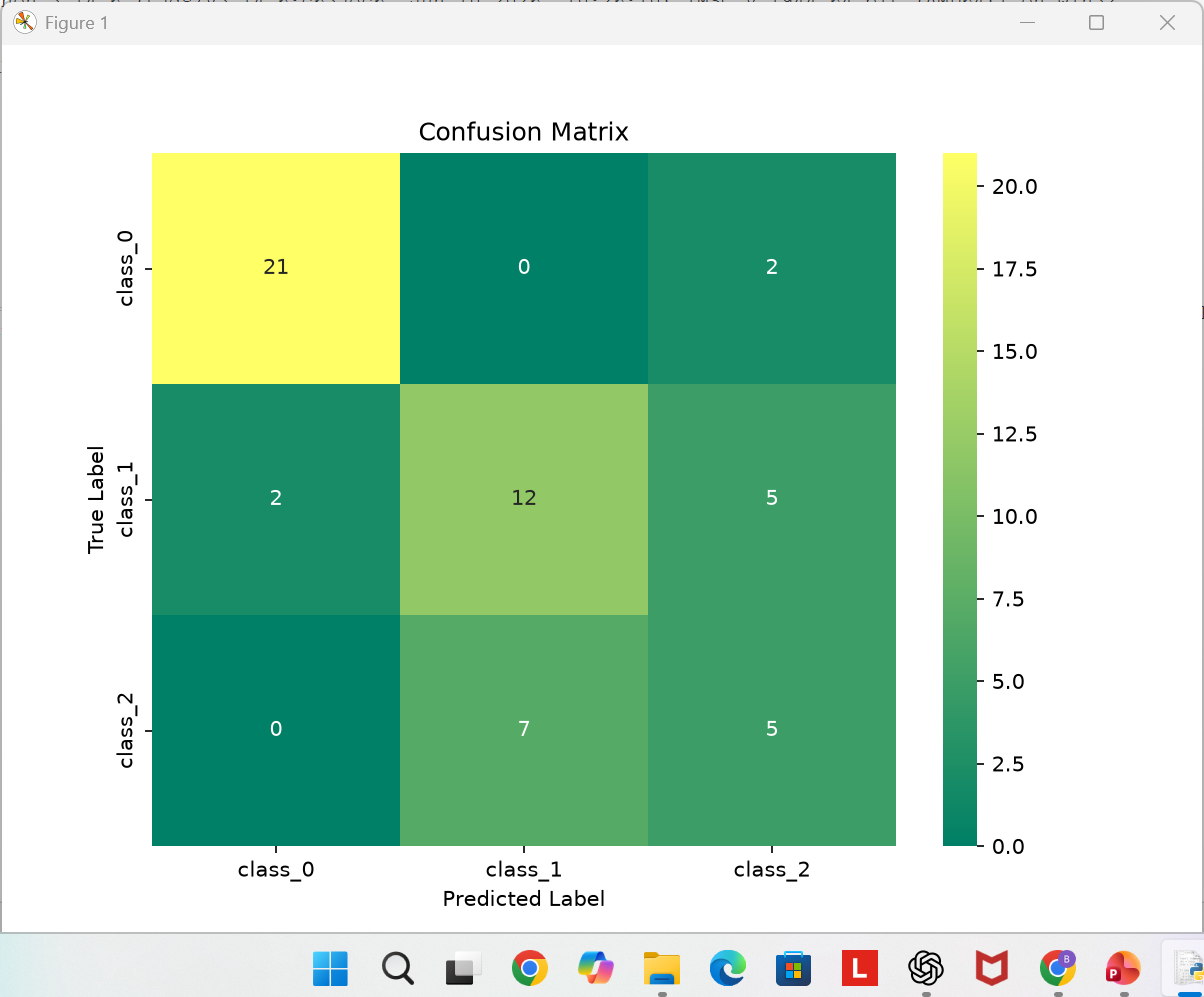

Generate this figure with Python:
# Experiment 6
# Aim: To demonstrate the performance of KNN using Wine dataset

import pandas as pd
import matplotlib.pyplot as plt
import seaborn as sns

from sklearn.datasets import load_wine
from sklearn.model_selection import train_test_split
from sklearn.neighbors import KNeighborsClassifier
from sklearn.metrics import accuracy_score, confusion_matrix

# Load Wine dataset
wine = load_wine()

# Create DataFrame
data = pd.DataFrame(wine.data, columns=wine.feature_names)
data['Target'] = wine.target

# Separate input and output
X = data.drop('Target', axis=1)
y = data['Target']

# Split dataset into training and testing data
X_train, X_test, y_train, y_test = train_test_split(
    X, y, test_size=0.3, random_state=1
)

# Create KNN model
model = KNeighborsClassifier(n_neighbors=5)

# Train the model
model.fit(X_train, y_train)

# Predict test data
y_pred = model.predict(X_test)

# Calculate accuracy
accuracy = accuracy_score(y_test, y_pred)

print("Accuracy:", accuracy)

# Create confusion matrix
conf_matrix = confusion_matrix(y_test, y_pred)

# Display confusion matrix
plt.figure(figsize=(8, 6))

sns.heatmap(
    conf_matrix,
    annot=True,
    fmt='d',
    cmap='summer',
    xticklabels=wine.target_names,
    yticklabels=wine.target_names
)

plt.xlabel('Predicted Label')
plt.ylabel('True Label')
plt.title('Confusion Matrix')
plt.show()
